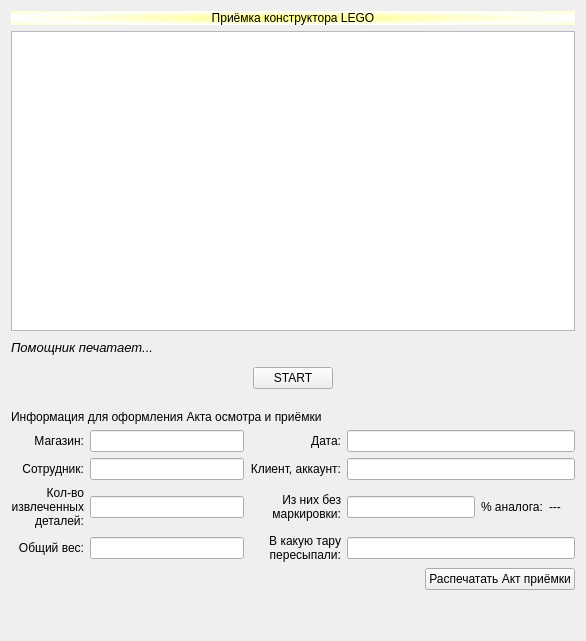
      <widget class="QWidget" name="tab_3">
       <attribute name="title">
        <string>Приёмка лего</string>
       </attribute>
       <layout class="QVBoxLayout" name="verticalLayout_6">
        <item>
         <widget class="QLabel" name="label_19">
          <property name="styleSheet">
           <string notr="true">font: 75 16pt &quot;MS Shell Dlg 2&quot;;
background-color: qradialgradient(spread:reflect, cx:0.5, cy:0.5, radius:0.5, fx:0.5, fy:0.5, stop:0 rgba(255, 255, 127, 255), stop:1 rgba(255, 255, 255, 255));</string>
          </property>
          <property name="text">
           <string>Приёмка конструктора LEGO</string>
          </property>
          <property name="alignment">
           <set>Qt::AlignCenter</set>
          </property>
         </widget>
        </item>
        <item>
         <layout class="QHBoxLayout" name="horizontalLayout_12">
          <item>
           <widget class="QTextEdit" name="textEdit_chat">
            <property name="sizePolicy">
             <sizepolicy hsizetype="Expanding" vsizetype="Fixed">
              <horstretch>0</horstretch>
              <verstretch>0</verstretch>
             </sizepolicy>
            </property>
            <property name="minimumSize">
             <size>
              <width>0</width>
              <height>300</height>
             </size>
            </property>
            <property name="styleSheet">
             <string notr="true">font: 12pt &quot;MS Shell Dlg 2&quot;;</string>
            </property>
            <property name="placeholderText">
             <string notr="true"/>
            </property>
           </widget>
          </item>
         </layout>
        </item>
        <item>
         <widget class="QLabel" name="label_status_print">
          <property name="sizePolicy">
           <sizepolicy hsizetype="Preferred" vsizetype="Fixed">
            <horstretch>0</horstretch>
            <verstretch>0</verstretch>
           </sizepolicy>
          </property>
          <property name="minimumSize">
           <size>
            <width>0</width>
            <height>20</height>
           </size>
          </property>
          <property name="font">
           <font>
            <family>MS Sans Serif</family>
            <pointsize>10</pointsize>
            <weight>50</weight>
            <italic>true</italic>
            <bold>false</bold>
           </font>
          </property>
          <property name="styleSheet">
           <string notr="true">font: italic 10pt &quot;MS Sans Serif&quot;;</string>
          </property>
          <property name="text">
           <string>Помощник печатает...</string>
          </property>
         </widget>
        </item>
        <item>
         <widget class="QFrame" name="frame_for_btns">
          <property name="sizePolicy">
           <sizepolicy hsizetype="Preferred" vsizetype="Fixed">
            <horstretch>0</horstretch>
            <verstretch>0</verstretch>
           </sizepolicy>
          </property>
          <property name="minimumSize">
           <size>
            <width>0</width>
            <height>30</height>
           </size>
          </property>
          <property name="frameShape">
           <enum>QFrame::NoFrame</enum>
          </property>
          <property name="frameShadow">
           <enum>QFrame::Raised</enum>
          </property>
          <layout class="QHBoxLayout" name="horizontalLayout_13">
           <property name="spacing">
            <number>3</number>
           </property>
           <property name="leftMargin">
            <number>0</number>
           </property>
           <property name="topMargin">
            <number>0</number>
           </property>
           <property name="rightMargin">
            <number>0</number>
           </property>
           <property name="bottomMargin">
            <number>0</number>
           </property>
           <item>
            <widget class="QPushButton" name="pushButton_start">
             <property name="sizePolicy">
              <sizepolicy hsizetype="Fixed" vsizetype="Fixed">
               <horstretch>0</horstretch>
               <verstretch>0</verstretch>
              </sizepolicy>
             </property>
             <property name="text">
              <string>START</string>
             </property>
            </widget>
           </item>
          </layout>
         </widget>
        </item>
        <item>
         <layout class="QGridLayout" name="gridLayout_4" columnstretch="1,6,1,5,1,1">
          <property name="topMargin">
           <number>11</number>
          </property>
          <item row="3" column="3">
           <widget class="QLineEdit" name="lineEdit_detal_lego">
            <property name="inputMethodHints">
             <set>Qt::ImhDigitsOnly</set>
            </property>
           </widget>
          </item>
          <item row="5" column="0">
           <widget class="QLabel" name="label_25">
            <property name="text">
             <string>Общий вес:</string>
            </property>
            <property name="alignment">
             <set>Qt::AlignRight|Qt::AlignTrailing|Qt::AlignVCenter</set>
            </property>
           </widget>
          </item>
          <item row="3" column="2">
           <widget class="QLabel" name="label_24">
            <property name="text">
             <string>Из них без маркировки:</string>
            </property>
            <property name="alignment">
             <set>Qt::AlignRight|Qt::AlignTrailing|Qt::AlignVCenter</set>
            </property>
            <property name="wordWrap">
             <bool>true</bool>
            </property>
           </widget>
          </item>
          <item row="3" column="0">
           <widget class="QLabel" name="label_23">
            <property name="text">
             <string>Кол-во извлеченных деталей:</string>
            </property>
            <property name="alignment">
             <set>Qt::AlignRight|Qt::AlignTrailing|Qt::AlignVCenter</set>
            </property>
            <property name="wordWrap">
             <bool>true</bool>
            </property>
           </widget>
          </item>
          <item row="5" column="1">
           <widget class="QLineEdit" name="lineEdit_ves">
            <property name="inputMethodHints">
             <set>Qt::ImhDigitsOnly</set>
            </property>
           </widget>
          </item>
          <item row="3" column="1">
           <widget class="QLineEdit" name="lineEdit_detal_total">
            <property name="inputMethodHints">
             <set>Qt::ImhDigitsOnly</set>
            </property>
           </widget>
          </item>
          <item row="2" column="0">
           <widget class="QLabel" name="label_32">
            <property name="text">
             <string>Сотрудник:</string>
            </property>
            <property name="alignment">
             <set>Qt::AlignRight|Qt::AlignTrailing|Qt::AlignVCenter</set>
            </property>
           </widget>
          </item>
          <item row="3" column="4">
           <widget class="QLabel" name="label_35">
            <property name="text">
             <string>% аналога:</string>
            </property>
           </widget>
          </item>
          <item row="1" column="0">
           <widget class="QLabel" name="label_26">
            <property name="text">
             <string>Магазин:</string>
            </property>
            <property name="alignment">
             <set>Qt::AlignRight|Qt::AlignTrailing|Qt::AlignVCenter</set>
            </property>
           </widget>
          </item>
          <item row="5" column="2">
           <widget class="QLabel" name="label_34">
            <property name="text">
             <string>В какую тару пересыпали:</string>
            </property>
            <property name="alignment">
             <set>Qt::AlignRight|Qt::AlignTrailing|Qt::AlignVCenter</set>
            </property>
            <property name="wordWrap">
             <bool>true</bool>
            </property>
           </widget>
          </item>
          <item row="3" column="5">
           <widget class="QLabel" name="label_procent_original">
            <property name="styleSheet">
             <string notr="true">font: 87 8pt &quot;Arial Black&quot;;</string>
            </property>
            <property name="text">
             <string>---</string>
            </property>
            <property name="alignment">
             <set>Qt::AlignLeading|Qt::AlignLeft|Qt::AlignVCenter</set>
            </property>
           </widget>
          </item>
          <item row="1" column="1">
           <widget class="QLineEdit" name="lineEdit_shop_lego_2"/>
          </item>
          <item row="2" column="1">
           <widget class="QLineEdit" name="lineEdit_personal_lego_2"/>
          </item>
          <item row="2" column="2">
           <widget class="QLabel" name="label_33">
            <property name="text">
             <string>Клиент, аккаунт:</string>
            </property>
            <property name="alignment">
             <set>Qt::AlignRight|Qt::AlignTrailing|Qt::AlignVCenter</set>
            </property>
           </widget>
          </item>
          <item row="1" column="2">
           <widget class="QLabel" name="label_31">
            <property name="text">
             <string>Дата:</string>
            </property>
            <property name="alignment">
             <set>Qt::AlignRight|Qt::AlignTrailing|Qt::AlignVCenter</set>
            </property>
           </widget>
          </item>
          <item row="1" column="3" colspan="3">
           <widget class="QLineEdit" name="lineEdit_data_lego_2"/>
          </item>
          <item row="2" column="3" colspan="3">
           <widget class="QLineEdit" name="lineEdit_klient_lego_2"/>
          </item>
          <item row="5" column="3" colspan="3">
           <widget class="QLineEdit" name="lineEdit_tara"/>
          </item>
          <item row="0" column="0" colspan="6">
           <widget class="QLabel" name="label_20">
            <property name="styleSheet">
             <string notr="true">font: 75 15pt &quot;MS Shell Dlg 2&quot;;</string>
            </property>
            <property name="text">
             <string>Информация для оформления Акта осмотра и приёмки </string>
            </property>
           </widget>
          </item>
         </layout>
        </item>
        <item>
         <layout class="QHBoxLayout" name="horizontalLayout_8">
          <item>
           <spacer name="horizontalSpacer_4">
            <property name="orientation">
             <enum>Qt::Horizontal</enum>
            </property>
            <property name="sizeHint" stdset="0">
             <size>
              <width>40</width>
              <height>20</height>
             </size>
            </property>
           </spacer>
          </item>
          <item>
           <widget class="QPushButton" name="pushButton_printAktLego">
            <property name="styleSheet">
             <string notr="true">font: 87 10pt &quot;Arial Black&quot;;</string>
            </property>
            <property name="text">
             <string>Распечатать Акт приёмки</string>
            </property>
           </widget>
          </item>
         </layout>
        </item>
        <item>
         <spacer name="verticalSpacer_6">
          <property name="orientation">
           <enum>Qt::Vertical</enum>
          </property>
          <property name="sizeHint" stdset="0">
           <size>
            <width>20</width>
            <height>40</height>
           </size>
          </property>
         </spacer>
        </item>
       </layout>
      </widget>
